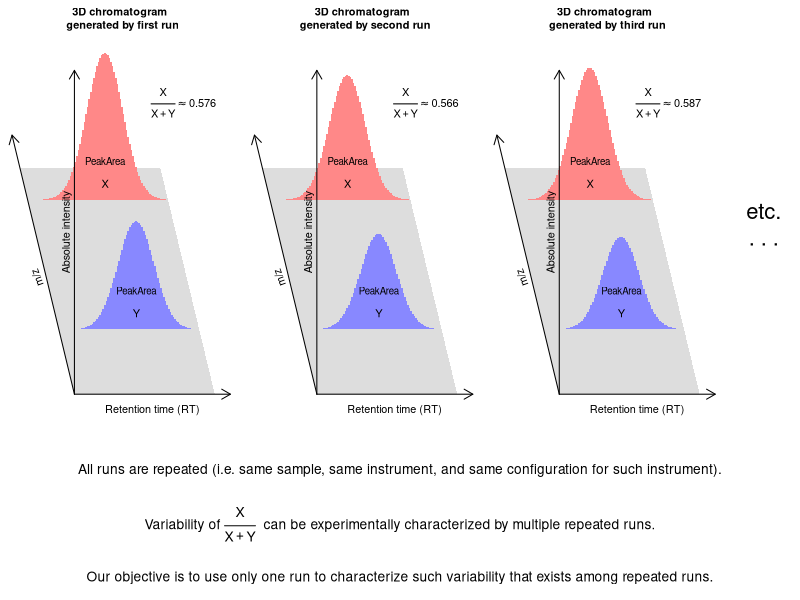

Reproduce this figure in R.

runnames = c("\n3D chromatogram \n generated by first run", 
             "\n3D chromatogram \n generated by second run",
             "\n3D chromatogram \n generated by third run")
ratios = c(1,2,3)
pdf('../imgbin/PeakArea.pdf', width=7, height=3.3)
par(mar = c(1/4, 1/4, 1.5+1/4, 1/4), oma = c(0, 0, 0, 0), mgp=c(2.2,1,0))
layout(matrix(c(1,2,3,4,5,5,5,5), 2, 4, byrow = TRUE), heights=c(3,1.2), widths=c(1,1,1,0.3))

for(plotindex in 1:3) {
  plot(1, xlim = c(-0.4, 1), ylim = c(-0.05, 1.1), type='n', axes=F, xlab="", ylab="", xaxt='n', yaxt='n', bty="n")
  title(runnames[plotindex], cex.main=1)
  
  polygon(c(0, -0.35, 0.55, 0.9), c(0, 0.7, 0.7, 0), border=NA, col = "#DDDDDD")
  
  RT = seq(0,1,0.01) 
  
  RT1  = RT - 0.1 
  TIC1 = rnorm(1,1,0.11)*0.30*exp(-5^2*((RT1+0.1)-0.5)^2*1.5) + 0.2
  RT2  = RT - 0.3
  TIC2 = rnorm(1,1,0.10)*0.45*exp(-5^2*((RT2+0.3)-0.5)^2*1.5) + 0.6
  
  for(i in 2:99) {rect(RT2[i-1], 0.6, RT2[i], TIC2[i], col="#FF8888", border=NA)}
  text(0.5-0.3-0.01/3, 0.6+0.12, "PeakArea", cex=0.88)
  text(0.5-0.3-0.01/3, 0.6+0.1/2, "X")
  for(i in 2:99) {rect(RT1[i-1], 0.2, RT1[i], TIC1[i], col="#8888FF", border=NA)}
  text(0.5-0.1-0.01/3, 0.2+0.12, "PeakArea", cex=0.88)
  text(0.5-0.1-0.01/3, 0.2+0.1/2, "Y")
  
  Y = sum(TIC1-0.2); X = sum(TIC2-0.6)
  ratios[plotindex] = round((X/(X+Y)), digits=3)
  text(0.7, 0.9, bquote(over(X, X+Y) %~~% .(ratios[plotindex])))
  
  arrows(0, 0,  1, 0, length=0.1)
  arrows(0, 0,  0, 1, length=0.1)
  arrows(0, 0, -0.4, 0.8, length=0.1)
  text( 0.5,     -0.05,     "Retention time (RT)",    srt=0,         cex=0.99)
  text(-0.05,     0.5,      "Absolute intensity",     srt=90,        cex=0.99)
  text(-0.2-0.04, 0.4-0.04, "m/z", srt=80+asin(1/2)*(360/2/pi), cex=0.99)
}

plot(1, xlim = c(-1, 1), ylim = c(-1, 1), type='n', axes=F, xlab="", ylab="", xaxt='n', yaxt='n', bty="n",main=NA)
text(0, 0, "etc.\n. . .", cex=2)

plot(1, xlim = c(-1, 1), ylim = c(-1, 1), type='n', axes=F, xlab="", ylab="", xaxt='n', yaxt='n', bty="n",main=NA)
text(0, 0.8, "All runs are repeated (i.e. same sample, same instrument, and same configuration for such instrument).", cex=1.25)
text(0, 0.0, expression(paste("Variability of ", over(X, X+Y), "  can be experimentally characterized by multiple repeated runs.")), cex=1.25)
text(0,-0.8, "Our objective is to use only one run to characterize such variability that exists among repeated runs.", cex=1.25)

dev.off()